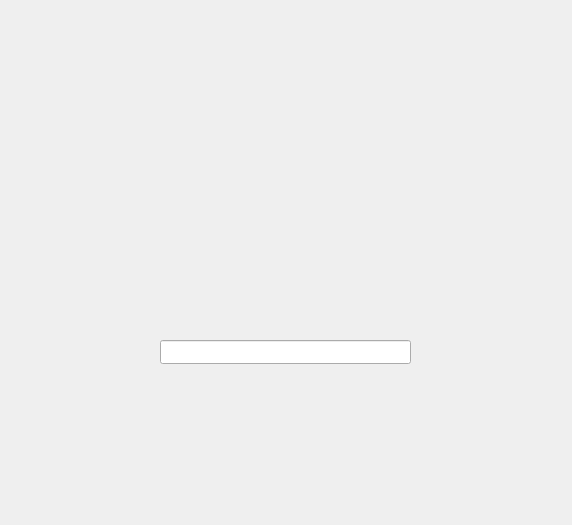
<?xml version="1.0" encoding="UTF-8"?>
<ui version="4.0">
 <class>DynamicPlotDialogBase</class>
 <widget class="QDialog" name="DynamicPlotDialogBase">
  <property name="geometry">
   <rect>
    <x>0</x>
    <y>0</y>
    <width>572</width>
    <height>525</height>
   </rect>
  </property>
  <property name="windowTitle">
   <string>Save CSV</string>
  </property>
  <widget class="PlotWidget" name="PlotWidget" native="true">
   <property name="geometry">
    <rect>
     <x>170</x>
     <y>110</y>
     <width>261</width>
     <height>201</height>
    </rect>
   </property>
  </widget>
  <widget class="QLineEdit" name="lineEdit">
   <property name="geometry">
    <rect>
     <x>160</x>
     <y>340</y>
     <width>251</width>
     <height>24</height>
    </rect>
   </property>
  </widget>
 </widget>
 <customwidgets>
  <customwidget>
   <class>PlotWidget</class>
   <extends>QWidget</extends>
   <header>pyqtgraph</header>
   <container>1</container>
  </customwidget>
 </customwidgets>
 <resources/>
 <connections/>
</ui>
